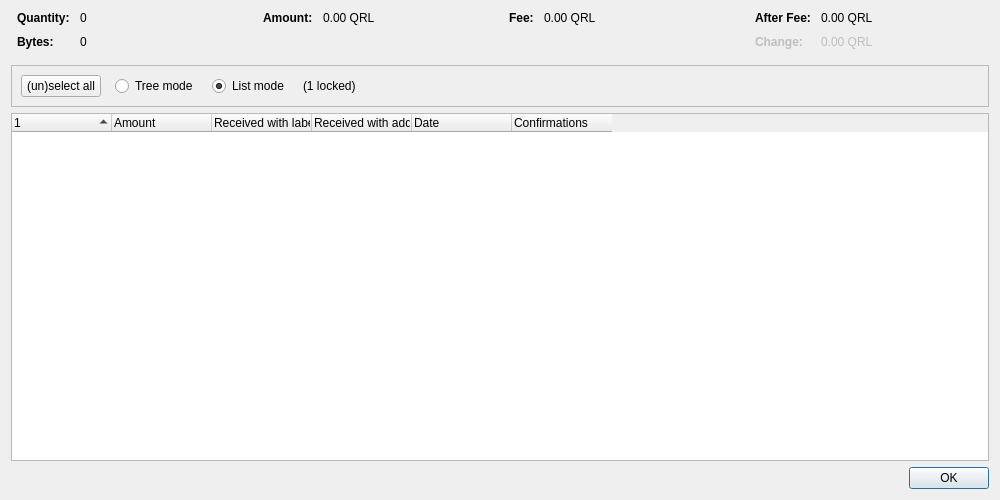
<?xml version="1.0" encoding="UTF-8"?>
<ui version="4.0">
 <class>CoinControlDialog</class>
 <widget class="QDialog" name="CoinControlDialog">
  <property name="geometry">
   <rect>
    <x>0</x>
    <y>0</y>
    <width>1000</width>
    <height>500</height>
   </rect>
  </property>
  <property name="windowTitle">
   <string>Coin Selection</string>
  </property>
  <layout class="QVBoxLayout" name="verticalLayout">
   <item>
    <layout class="QHBoxLayout" name="horizontalLayoutTop" stretch="0,0,0,0">
     <property name="topMargin">
      <number>0</number>
     </property>
     <property name="bottomMargin">
      <number>10</number>
     </property>
     <item>
      <layout class="QFormLayout" name="formLayoutCoinControl1">
       <property name="labelAlignment">
        <set>Qt::AlignLeft|Qt::AlignVCenter</set>
       </property>
       <property name="horizontalSpacing">
        <number>10</number>
       </property>
       <property name="verticalSpacing">
        <number>10</number>
       </property>
       <property name="leftMargin">
        <number>6</number>
       </property>
       <property name="rightMargin">
        <number>6</number>
       </property>
       <item row="0" column="0">
        <widget class="QLabel" name="labelCoinControlQuantityText">
         <property name="font">
          <font>
           <weight>75</weight>
           <bold>true</bold>
          </font>
         </property>
         <property name="text">
          <string>Quantity:</string>
         </property>
        </widget>
       </item>
       <item row="0" column="1">
        <widget class="QLabel" name="labelCoinControlQuantity">
         <property name="cursor">
          <cursorShape>IBeamCursor</cursorShape>
         </property>
         <property name="contextMenuPolicy">
          <enum>Qt::ActionsContextMenu</enum>
         </property>
         <property name="text">
          <string notr="true">0</string>
         </property>
         <property name="textInteractionFlags">
          <set>Qt::LinksAccessibleByMouse|Qt::TextSelectableByKeyboard|Qt::TextSelectableByMouse</set>
         </property>
        </widget>
       </item>
       <item row="1" column="0">
        <widget class="QLabel" name="labelCoinControlBytesText">
         <property name="font">
          <font>
           <weight>75</weight>
           <bold>true</bold>
          </font>
         </property>
         <property name="text">
          <string>Bytes:</string>
         </property>
        </widget>
       </item>
       <item row="1" column="1">
        <widget class="QLabel" name="labelCoinControlBytes">
         <property name="cursor">
          <cursorShape>IBeamCursor</cursorShape>
         </property>
         <property name="contextMenuPolicy">
          <enum>Qt::ActionsContextMenu</enum>
         </property>
         <property name="text">
          <string notr="true">0</string>
         </property>
         <property name="textInteractionFlags">
          <set>Qt::LinksAccessibleByMouse|Qt::TextSelectableByKeyboard|Qt::TextSelectableByMouse</set>
         </property>
        </widget>
       </item>
      </layout>
     </item>
     <item>
      <layout class="QFormLayout" name="formLayoutCoinControl2">
       <property name="horizontalSpacing">
        <number>10</number>
       </property>
       <property name="verticalSpacing">
        <number>10</number>
       </property>
       <property name="leftMargin">
        <number>6</number>
       </property>
       <property name="rightMargin">
        <number>6</number>
       </property>
       <item row="0" column="0">
        <widget class="QLabel" name="labelCoinControlAmountText">
         <property name="font">
          <font>
           <weight>75</weight>
           <bold>true</bold>
          </font>
         </property>
         <property name="text">
          <string>Amount:</string>
         </property>
        </widget>
       </item>
       <item row="0" column="1">
        <widget class="QLabel" name="labelCoinControlAmount">
         <property name="cursor">
          <cursorShape>IBeamCursor</cursorShape>
         </property>
         <property name="contextMenuPolicy">
          <enum>Qt::ActionsContextMenu</enum>
         </property>
         <property name="text">
          <string notr="true">0.00 QRL</string>
         </property>
         <property name="textInteractionFlags">
          <set>Qt::LinksAccessibleByMouse|Qt::TextSelectableByKeyboard|Qt::TextSelectableByMouse</set>
         </property>
        </widget>
       </item>
      </layout>
     </item>
     <item>
      <layout class="QFormLayout" name="formLayoutCoinControl3">
       <property name="horizontalSpacing">
        <number>10</number>
       </property>
       <property name="verticalSpacing">
        <number>10</number>
       </property>
       <property name="leftMargin">
        <number>6</number>
       </property>
       <property name="rightMargin">
        <number>6</number>
       </property>
       <item row="0" column="0">
        <widget class="QLabel" name="labelCoinControlFeeText">
         <property name="font">
          <font>
           <weight>75</weight>
           <bold>true</bold>
          </font>
         </property>
         <property name="text">
          <string>Fee:</string>
         </property>
        </widget>
       </item>
       <item row="0" column="1">
        <widget class="QLabel" name="labelCoinControlFee">
         <property name="cursor">
          <cursorShape>IBeamCursor</cursorShape>
         </property>
         <property name="contextMenuPolicy">
          <enum>Qt::ActionsContextMenu</enum>
         </property>
         <property name="text">
          <string notr="true">0.00 QRL</string>
         </property>
         <property name="textInteractionFlags">
          <set>Qt::LinksAccessibleByMouse|Qt::TextSelectableByKeyboard|Qt::TextSelectableByMouse</set>
         </property>
        </widget>
       </item>
      </layout>
     </item>
     <item>
      <layout class="QFormLayout" name="formLayoutCoinControl4">
       <property name="labelAlignment">
        <set>Qt::AlignLeft|Qt::AlignVCenter</set>
       </property>
       <property name="horizontalSpacing">
        <number>10</number>
       </property>
       <property name="verticalSpacing">
        <number>10</number>
       </property>
       <property name="leftMargin">
        <number>6</number>
       </property>
       <property name="rightMargin">
        <number>6</number>
       </property>
       <item row="0" column="0">
        <widget class="QLabel" name="labelCoinControlAfterFeeText">
         <property name="font">
          <font>
           <weight>75</weight>
           <bold>true</bold>
          </font>
         </property>
         <property name="text">
          <string>After Fee:</string>
         </property>
        </widget>
       </item>
       <item row="0" column="1">
        <widget class="QLabel" name="labelCoinControlAfterFee">
         <property name="cursor">
          <cursorShape>IBeamCursor</cursorShape>
         </property>
         <property name="contextMenuPolicy">
          <enum>Qt::ActionsContextMenu</enum>
         </property>
         <property name="text">
          <string notr="true">0.00 QRL</string>
         </property>
         <property name="textInteractionFlags">
          <set>Qt::LinksAccessibleByMouse|Qt::TextSelectableByKeyboard|Qt::TextSelectableByMouse</set>
         </property>
        </widget>
       </item>
       <item row="1" column="0">
        <widget class="QLabel" name="labelCoinControlChangeText">
         <property name="enabled">
          <bool>false</bool>
         </property>
         <property name="font">
          <font>
           <weight>75</weight>
           <bold>true</bold>
          </font>
         </property>
         <property name="text">
          <string>Change:</string>
         </property>
        </widget>
       </item>
       <item row="1" column="1">
        <widget class="QLabel" name="labelCoinControlChange">
         <property name="enabled">
          <bool>false</bool>
         </property>
         <property name="cursor">
          <cursorShape>IBeamCursor</cursorShape>
         </property>
         <property name="contextMenuPolicy">
          <enum>Qt::ActionsContextMenu</enum>
         </property>
         <property name="text">
          <string notr="true">0.00 QRL</string>
         </property>
         <property name="textInteractionFlags">
          <set>Qt::LinksAccessibleByMouse|Qt::TextSelectableByKeyboard|Qt::TextSelectableByMouse</set>
         </property>
        </widget>
       </item>
      </layout>
     </item>
    </layout>
   </item>
   <item>
    <widget class="QFrame" name="frame">
     <property name="minimumSize">
      <size>
       <width>0</width>
       <height>40</height>
      </size>
     </property>
     <property name="frameShape">
      <enum>QFrame::StyledPanel</enum>
     </property>
     <property name="frameShadow">
      <enum>QFrame::Sunken</enum>
     </property>
     <layout class="QHBoxLayout" name="horizontalLayout">
      <item>
       <layout class="QHBoxLayout" name="horizontalLayoutPanel" stretch="0,0,0,0,0">
        <property name="spacing">
         <number>14</number>
        </property>
        <item>
         <widget class="QPushButton" name="pushButtonSelectAll">
          <property name="sizePolicy">
           <sizepolicy hsizetype="Maximum" vsizetype="Fixed">
            <horstretch>0</horstretch>
            <verstretch>0</verstretch>
           </sizepolicy>
          </property>
          <property name="text">
           <string>(un)select all</string>
          </property>
          <property name="autoDefault">
           <bool>false</bool>
          </property>
         </widget>
        </item>
        <item>
         <widget class="QRadioButton" name="radioTreeMode">
          <property name="sizePolicy">
           <sizepolicy hsizetype="Maximum" vsizetype="Fixed">
            <horstretch>0</horstretch>
            <verstretch>0</verstretch>
           </sizepolicy>
          </property>
          <property name="text">
           <string>Tree mode</string>
          </property>
         </widget>
        </item>
        <item>
         <widget class="QRadioButton" name="radioListMode">
          <property name="sizePolicy">
           <sizepolicy hsizetype="Maximum" vsizetype="Fixed">
            <horstretch>0</horstretch>
            <verstretch>0</verstretch>
           </sizepolicy>
          </property>
          <property name="text">
           <string>List mode</string>
          </property>
          <property name="checked">
           <bool>true</bool>
          </property>
         </widget>
        </item>
        <item>
         <widget class="QLabel" name="labelLocked">
          <property name="text">
           <string notr="true">(1 locked)</string>
          </property>
         </widget>
        </item>
        <item>
         <spacer name="horizontalSpacer">
          <property name="orientation">
           <enum>Qt::Horizontal</enum>
          </property>
          <property name="sizeHint" stdset="0">
           <size>
            <width>40</width>
            <height>20</height>
           </size>
          </property>
         </spacer>
        </item>
       </layout>
      </item>
     </layout>
    </widget>
   </item>
   <item>
    <widget class="CoinControlTreeWidget" name="treeWidget">
     <property name="contextMenuPolicy">
      <enum>Qt::CustomContextMenu</enum>
     </property>
     <property name="sortingEnabled">
      <bool>false</bool>
     </property>
     <property name="columnCount">
      <number>6</number>
     </property>
     <attribute name="headerShowSortIndicator" stdset="0">
      <bool>true</bool>
     </attribute>
     <attribute name="headerStretchLastSection">
      <bool>false</bool>
     </attribute>
     <column>
      <property name="text">
       <string/>
      </property>
     </column>
     <column>
      <property name="text">
       <string>Amount</string>
      </property>
     </column>
     <column>
      <property name="text">
       <string>Received with label</string>
      </property>
     </column>
     <column>
      <property name="text">
       <string>Received with address</string>
      </property>
     </column>
     <column>
      <property name="text">
       <string>Date</string>
      </property>
     </column>
     <column>
      <property name="text">
       <string>Confirmations</string>
      </property>
      <property name="toolTip">
       <string>Confirmed</string>
      </property>
     </column>
     <column>
      <property name="text">
       <string/>
      </property>
     </column>
     <column>
      <property name="text">
       <string/>
      </property>
     </column>
     <column>
      <property name="text">
       <string/>
      </property>
     </column>
     <column>
      <property name="text">
       <string/>
      </property>
     </column>
    </widget>
   </item>
   <item>
    <widget class="QDialogButtonBox" name="buttonBox">
     <property name="orientation">
      <enum>Qt::Horizontal</enum>
     </property>
     <property name="standardButtons">
      <set>QDialogButtonBox::Ok</set>
     </property>
    </widget>
   </item>
  </layout>
 </widget>
 <customwidgets>
  <customwidget>
   <class>CoinControlTreeWidget</class>
   <extends>QTreeWidget</extends>
   <header>qt/coincontroltreewidget.h</header>
  </customwidget>
 </customwidgets>
 <resources/>
 <connections/>
</ui>
